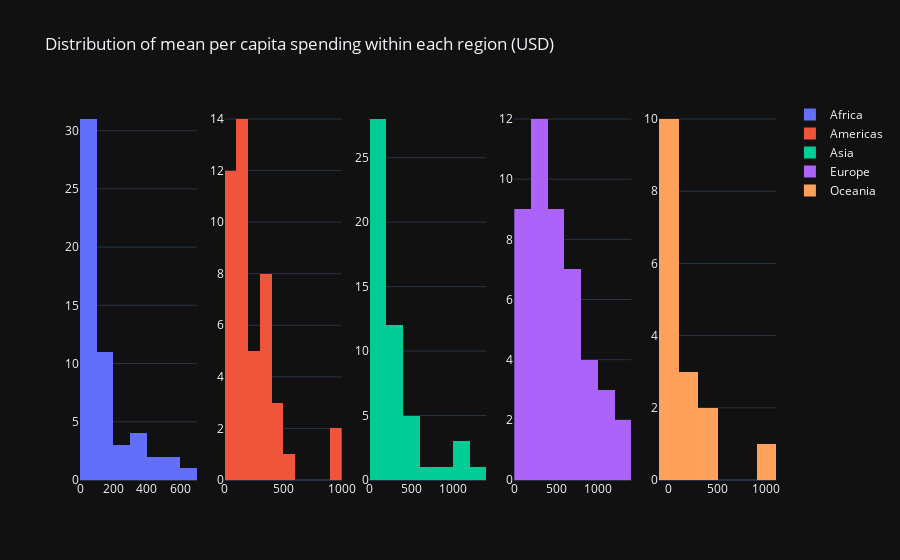

Notebook cell for this chart:
### Code cell
df_after_1980_per_capita = defense[defense['year'] >= 1980][['country', 'countryname', 'region', 'subregion', 'value_usd_per_capita']].copy()
df_after_1980_per_capita = manage_outliers(df_after_1980_per_capita, 'value_usd_per_capita')

mean_list = []

for region, region_data in df_after_1980_per_capita.groupby('region'):
    for country, country_data in region_data.groupby('country'):
        mean_value = country_data['value_usd_per_capita'].mean()
        mean_list.append(
            {
                'country': country,
                'region': region,
                'subregion': country_data['subregion'].unique()[0],
                'mean_per_capita_value': mean_value
            }
        )
        

df = pd.DataFrame(mean_list)

fig = make_subplots(
    rows=1,
    cols=df['region'].nunique()
)

for i, (region, data) in enumerate(df.groupby('region')):
    fig.add_trace(
        go.Histogram(
            x=data['mean_per_capita_value'],
            name=region
        ),
        row=1,
        col=i+1
    )

fig.update_layout(
    title='Distribution of mean per capita spending within each region (USD)'
)

fig.show()

### Figure 1 — Plotly figure (JSON) as saved in the notebook; plotly's stock layout.template omitted (floating-point values rounded to 4 significant figures)
{"data": [{"name": "Africa", "type": "histogram", "x": [557.9, 3.113, 163.6, 17.56, 606.6, 111.5, 20.68, 75.78, 21.52, 30.5, 16.52, 57.19, 369.1, 344.7, 18.14, 204.1, 306.8, 240.0, 52.08, 173.4, 34.21, 88.38, 36.0, 27.41, 6.868, 72.73, 527.8, 91.11, 76.34, 16.31, 76.42, 20.91, 119.9, 29.5, 380.5, 11.58, 196.3, 44.35, 419.5, 449.7, 142.4, 37.17, 125.6, 93.08, 169.3, 101.2, 13.61, 15.18, 93.72, 111.0, 35.47, 285.2, 121.2, 2.555], "xaxis": "x", "yaxis": "y"}, {"name": "Americas", "type": "histogram", "x": [159.4, 310.3, 342.2, 298.3, 139.4, 52.17, 458.9, 291.6, 330.5, 73.63, 573.5, 362.3, 226.0, 111.3, 61.7, 206.5, 73.4, 157.6, 167.2, 74.2, 995.2, 11.35, 144.8, 70.28, 33.9, 206.4, 151.6, 968.7, 104.9, 110.6, 166.8, 48.64, 21.91, 107.5, 314.6, 130.3, 434.2, 36.6, 442.9, 302.2, 168.7, 372.3, 59.79, 113.8, 338.5], "xaxis": "x2", "yaxis": "y2"}, {"name": "Asia", "type": "histogram", "x": [65.09, 178.8, 259.9, 25.25, 1137.0, 79.68, 13.71, 411.7, 62.57, 127.1, 62.45, 24.78, 1093.0, 38.69, 120.2, 476.3, 413.4, 292.9, 108.3, 111.1, 193.7, 287.2, 193.2, 226.2, 140.6, 200.1, 227.4, 190.3, 169.2, 465.4, 268.2, 180.1, 15.56, 58.77, 265.1, 7.743, 1283.0, 490.6, 1071.0, 942.2, 237.2, 54.28, 55.23, 27.24, 293.0, 760.1, 44.87, 384.9, 119.5, 32.24, 340.5], "xaxis": "x3", "yaxis": "y3"}, {"name": "Europe", "type": "histogram", "x": [763.6, 157.3, 380.5, 152.3, 509.4, 176.8, 616.0, 495.8, 279.6, 495.6, 778.7, 434.7, 270.7, 719.2, 772.7, 954.0, 855.5, 799.9, 478.2, 217.8, 419.3, 271.3, 848.9, 420.8, 422.4, 1089.0, 29.57, 1110.0, 280.5, 566.2, 230.5, 1266.0, 43.95, 162.6, 138.3, 177.5, 766.4, 1350.0, 290.5, 341.8, 252.0, 278.2, 949.4, 352.9, 197.0, 1021.0], "xaxis": "x4", "yaxis": "y4"}, {"name": "Oceania", "type": "histogram", "x": [1001.0, 96.35, 49.4, 24.31, 50.65, 382.2, 204.5, 364.9, 240.3, 55.79, 180.5, 65.98, 72.7, 44.53, 41.83, 49.13], "xaxis": "x5", "yaxis": "y5"}], "layout": {"title": {"text": "Distribution of mean per capita spending within each region (USD)"}, "xaxis": {"anchor": "y", "domain": [0, 0.168]}, "xaxis2": {"anchor": "y2", "domain": [0.208, 0.376]}, "xaxis3": {"anchor": "y3", "domain": [0.416, 0.584]}, "xaxis4": {"anchor": "y4", "domain": [0.624, 0.792]}, "xaxis5": {"anchor": "y5", "domain": [0.832, 1]}, "yaxis": {"anchor": "x", "domain": [0, 1]}, "yaxis2": {"anchor": "x2", "domain": [0, 1]}, "yaxis3": {"anchor": "x3", "domain": [0, 1]}, "yaxis4": {"anchor": "x4", "domain": [0, 1]}, "yaxis5": {"anchor": "x5", "domain": [0, 1]}}}
